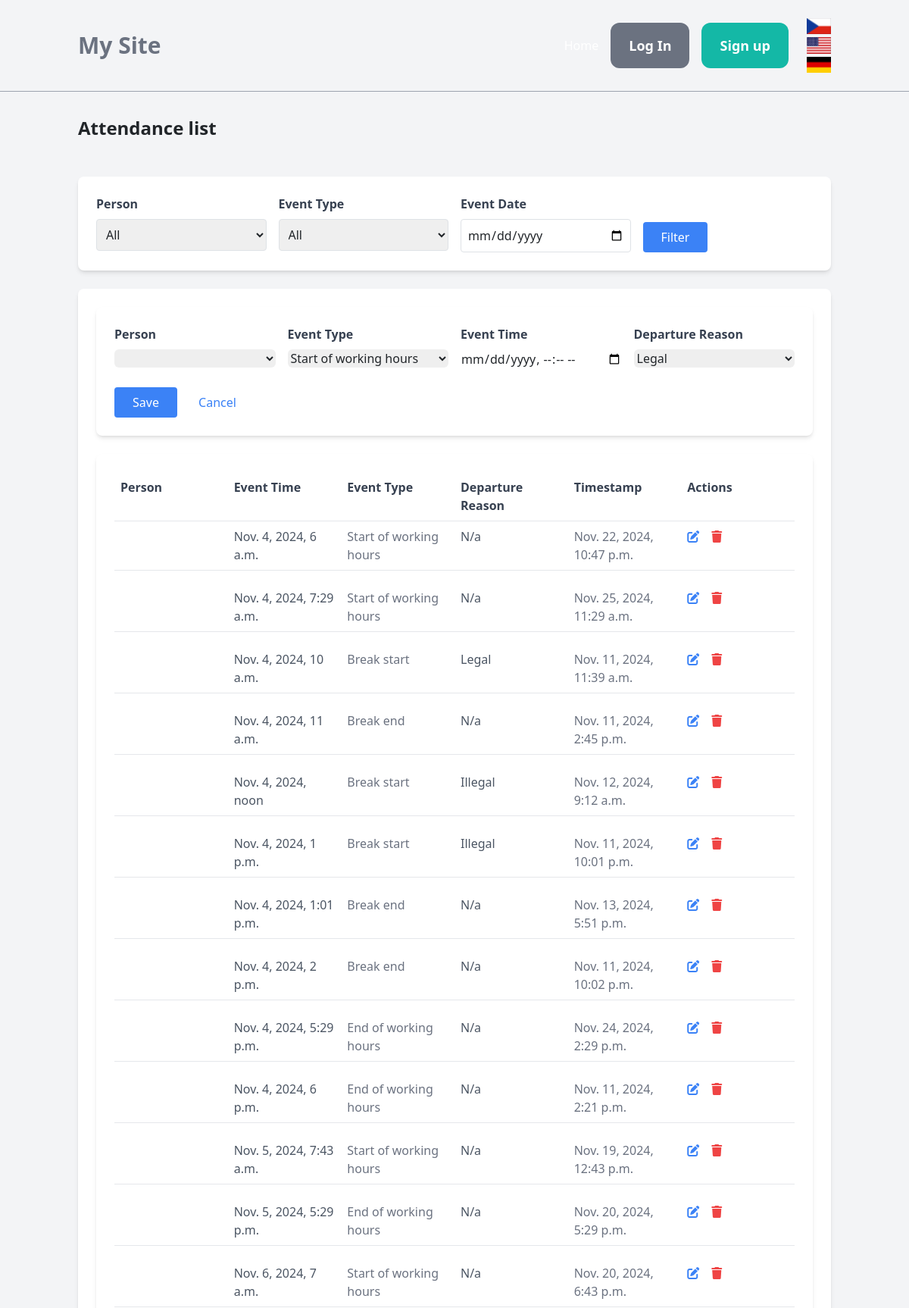
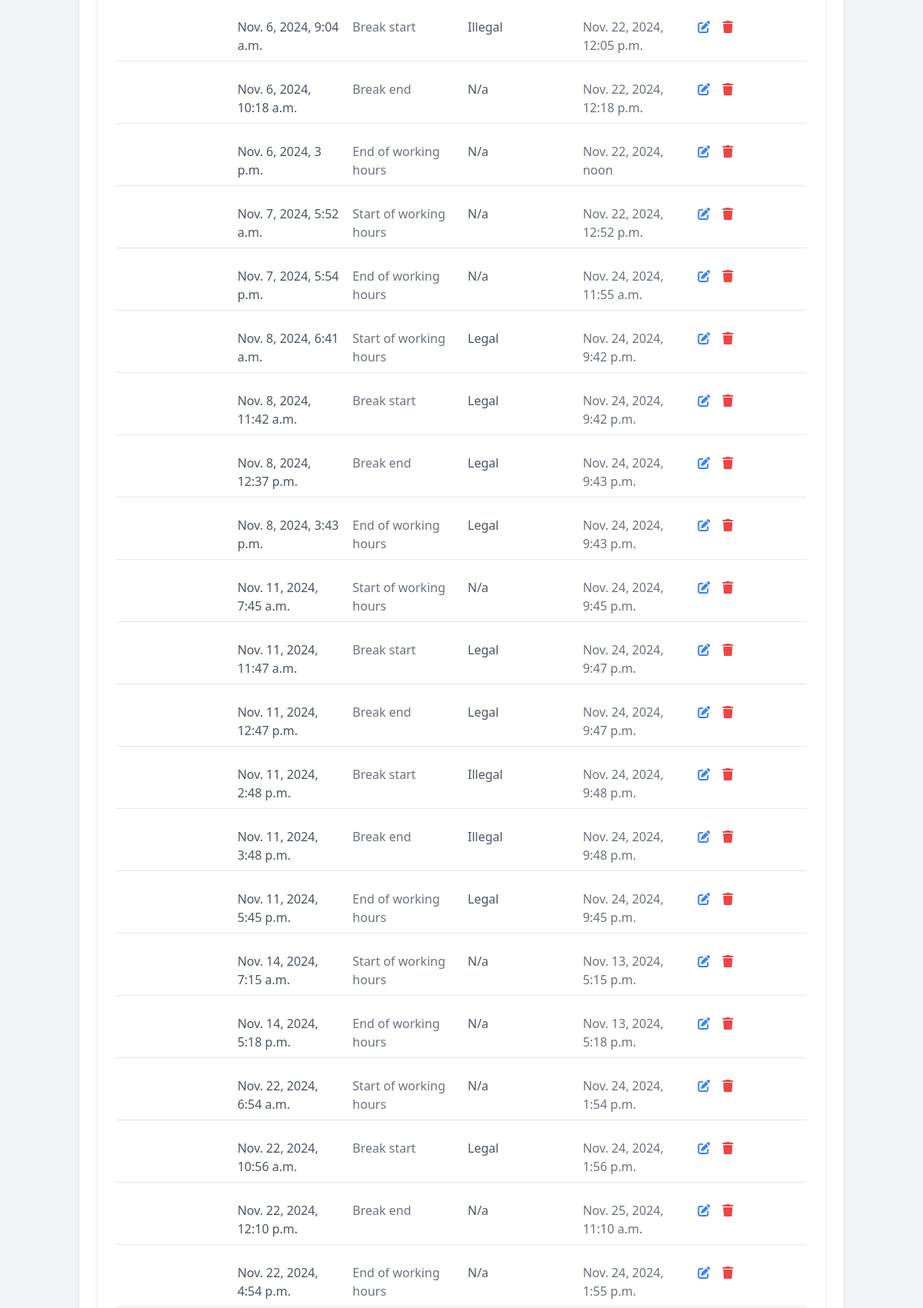
Screenshot of /api/events-list/ (upper part) with the database file from the repository (2 pictures, top to bottom).
### reader/models.py (models this page shows, shortened)
class AttendanceEvent(models.Model):
    class EventType(models.IntegerChoices):
        WORK_START = 1, _("Start of working hours")
        WORK_END = 2, _("End of working hours")
        BREAK_START = 3, _("Break start")
        BREAK_END = 4, _("Break end")
        VISIT_START = 5, _("Visit start")
        VISIT_END = 6, _("Visit end")
    class DepartureReason(models.IntegerChoices):
        NONE = 0, _("N/a")
        LEGAL = 1, _("Legal")
        ILLEGAL = 2, _("Illegal")
    person = models.ForeignKey(Person, on_delete=models.CASCADE, related_name="attendance_events")
    event_type = models.IntegerField(choices=EventType.choices)
    event_time = models.DateTimeField(default=timezone.now)
    timestamp = models.DateTimeField(default=timezone.now)
    departure_reason = models.IntegerField(choices=DepartureReason.choices, null=False, default=0,)
    class Meta:
        verbose_name = _("Attendance Event")
        verbose_name_plural = _("Attendance Events")

### reader/views.py (the view)
# urls.py: path('events-list/', events_list, name='events_list'),
def events_list(request):
    event_types = {
        1: _("Start of working hours"),
        2: _("End of working hours"),
        3: _("Break start"),
        4: _("Break end"),
        5: _("Visit start"),
        6: _("Visit end"),
    }
    departure_reasons = {
        1: _("Legal"),
        2: _("Illegal"),
    }
    persons = Person.objects.filter(attendance_events__isnull=False).distinct()
    person_unique_id = request.GET.get('person')
    event_type = request.GET.get('event_type')
    event_date = request.GET.get('event_date')  # Retrieve event_date from GET request
    events = AttendanceEvent.objects.all()
    if person_unique_id:
        events = events.filter(person__unique_id=person_unique_id)
    if event_type:
        events = events.filter(event_type=event_type)
    if event_date:
        parsed_date = parse_date(event_date)
        if parsed_date:
            events = events.filter(event_time__date=parsed_date)
    events = events.order_by('event_time')  # Use '-' for descending order (from latest to earliest)
    return render(request, 'reader/events_list.html', {
        'events': events,
        'persons': persons,
        'title': "Events List",
        'event_types': event_types,
        'departure_reasons': departure_reasons,
    })

### reader/templates/reader/events_list.html (shortened to what this page needs)
{% extends 'core/base.html' %}
{% load i18n %}
{% block content %}
    <h1 class="text-2xl font-bold mb-5">{% trans "Attendance list" %}</h1>
    <form method="get" class="bg-white shadow-md rounded-lg p-4 mb-6">
        <div class="grid grid-cols-4 gap-4">
            <div>
                <label class="block font-semibold text-gray-700" for="person">{% trans "Person" %}</label>
                <select name="person" id="person" class="w-full p-2 border rounded">
                    <option value="">{% trans "All" %}</option>
                </select>
            </div>
            <div>
                <label class="block font-semibold text-gray-700" for="event_type">{% trans "Event Type" %}</label>
                <select name="event_type" id="event_type" class="w-full p-2 border rounded">
                    <option value="">{% trans "All" %}</option>
                </select>
            </div>
            <div>
                <label class="block font-semibold text-gray-700" for="event_date">{% trans "Event Date" %}</label>
                <input type="date" name="event_date" id="event_date" class="w-full p-2 border rounded"
                       value="{{ request.GET.event_date }}">
            </div>
            <div class="flex items-end">
                <button type="submit" class="bg-blue-500 text-white px-4 py-2 rounded hover:bg-blue-600">{% trans "Filter" %}</button>
            </div>
        </div>
    </form>
    <div class="bg-white shadow-md rounded-lg p-6 mb-6">
    <form method="post"  action="{% url 'reader:create_attendance_event' %}" class="bg-white shadow-md rounded-lg p-6 mb-6">
        <div class="grid grid-cols-4 gap-4">
            <div class="col-span-1">
                <label for="person" class="block font-semibold text-gray-700">{{ _('Person') }}</label>
                <select id="person" name="person" class="block w-full border-gray-300 rounded-md">
                    {% for person in persons %}
                        <option value="{{ person.id }}">{{ person.name_second }} {{ person.name_first }}</option>
                    {% endfor %}
                </select>
            </div>
            <div class="col-span-1">
                <label for="event_type" class="block font-semibold text-gray-700">{{ _('Event Type') }}</label>
                <select id="event_type" name="event_type" class="block w-full border-gray-300 rounded-md">
                    {% if event_types %}
                        {% for key, label in event_types.items %}
                            <option value="{{ key }}">{{ label }}</option>
                        {% endfor %}
                    {% else %}
                        <option disabled>{% trans "No event types available" %}</option>
                    {% endif %}
                </select>
            </div>
            <div class="col-span-1">
                <label for="event_time" class="block font-semibold text-gray-700">{{ _('Event Time') }}</label>
                <input
                    type="datetime-local"
                    id="event_time"
                    name="event_time"
                    class="block w-full border-gray-300 rounded-md"
                >
            </div>
           <div class="col-span-1">
                <label for="departure_reason" class="block font-semibold text-gray-700">{{ _('Departure Reason') }}</label>
                <select id="departure_reason" name="departure_reason" class="block w-full border-gray-300 rounded-md">
                    {% for key, label in departure_reasons.items %}
                        <option value="{{ key }}" {% if key == "illegal" %}selected{% endif %}>{{ label }}</option>
                    {% endfor %}
                </select>
            </div>
        </div>
        <div class="mt-4">
            <button type="submit" class="bg-blue-500 text-white px-4 py-2 rounded hover:bg-blue-600">
                {% trans "Save" %}
            </button>
            <a href="{% url 'reader_i18n:events_list' %}" class="ml-4 text-blue-500 hover:underline">
                {% trans "Cancel" %}
            </a>
        </div>
    </form>
    <div class="bg-white shadow-md rounded-lg p-6">
        <div class="grid grid-cols-6 gap-4 p-2 border-b font-semibold text-gray-700">
            <span class="text-left">{% trans "Person" %}</span>
            <span>{% trans "Event Time" %}</span>
            <span>{% trans "Event Type" %}</span>
            <span>{% trans "Departure Reason" %}</span>
            <span>{% trans "Timestamp" %}</span>
            <span>{% trans "Actions" %}</span>
        </div>
        <ul class="space-y-4">
            {% for event in events %}
            <li class="p-2 border-b hover:bg-gray-100">
                <div class="grid grid-cols-6 gap-4">
                    <span class="font-semibold text-left">{{ event.person.name_second }} {{ event.person.name_first }}</span>
                    <span class="text-gray-600">{{ event.event_time }}</span>
                    <span class="text-gray-500">{{ event.get_event_type_display }}</span>
                    <span class="text-gray-600">{{ event.get_departure_reason_display }}</span>
                    <span class="text-gray-500">{{ event.timestamp }}</span>
                    <div class="flex space-x-4">
                        <a href="{% url 'reader_i18n:edit_attendance_event' event.id %}?next={{ request.get_full_path|urlencode }}" class="text-blue-500 hover:text-blue-700">
                            <i class="fas fa-edit"></i>
                        </a>
                        <form id="delete-form-{{ event.id }}" action="{% url 'reader_i18n:delete_event' event.id %}" method="post" class="text-red-500">
                            <button type="button" class="hover:text-red-700" onclick="confirmDelete({{ event.id }})">
                                <i class="fas fa-trash"></i>
                            </button>
                        </form>
                    </div>
                </div>
            </li>
            {% empty %}
            <li class="p-4 text-center text-gray-500">{% trans "No persons found." %}</li>
            {% endfor %}
        </ul>
    </div>
</body>
{% endblock %}

### rows the page displays
AttendanceEvent: event_time "Nov. 4, 2024, 6 a.m.", event_type "Start of working hours", departure_reason "N/a", timestamp "Nov. 22, 2024, 10:47 p.m."
AttendanceEvent: event_time "Nov. 4, 2024, 7:29 a.m.", event_type "Start of working hours", departure_reason "N/a", timestamp "Nov. 25, 2024, 11:29 a.m."
AttendanceEvent: event_time "Nov. 4, 2024, 10 a.m.", event_type "Break start", departure_reason "Legal", timestamp "Nov. 11, 2024, 11:39 a.m."
AttendanceEvent: event_time "Nov. 4, 2024, 11 a.m.", event_type "Break end", departure_reason "N/a", timestamp "Nov. 11, 2024, 2:45 p.m."
AttendanceEvent: event_time "Nov. 4, 2024, noon", event_type "Break start", departure_reason "Illegal", timestamp "Nov. 12, 2024, 9:12 a.m."
AttendanceEvent: event_time "Nov. 4, 2024, 1 p.m.", event_type "Break start", departure_reason "Illegal", timestamp "Nov. 11, 2024, 10:01 p.m."
AttendanceEvent: event_time "Nov. 4, 2024, 1:01 p.m.", event_type "Break end", departure_reason "N/a", timestamp "Nov. 13, 2024, 5:51 p.m."
AttendanceEvent: event_time "Nov. 4, 2024, 2 p.m.", event_type "Break end", departure_reason "N/a", timestamp "Nov. 11, 2024, 10:02 p.m."
AttendanceEvent: event_time "Nov. 4, 2024, 5:29 p.m.", event_type "End of working hours", departure_reason "N/a", timestamp "Nov. 24, 2024, 2:29 p.m."
AttendanceEvent: event_time "Nov. 4, 2024, 6 p.m.", event_type "End of working hours", departure_reason "N/a", timestamp "Nov. 11, 2024, 2:21 p.m."
AttendanceEvent: event_time "Nov. 5, 2024, 7:43 a.m.", event_type "Start of working hours", departure_reason "N/a", timestamp "Nov. 19, 2024, 12:43 p.m."
AttendanceEvent: event_time "Nov. 5, 2024, 5:29 p.m.", event_type "End of working hours", departure_reason "N/a", timestamp "Nov. 20, 2024, 5:29 p.m."
AttendanceEvent: event_time "Nov. 6, 2024, 7 a.m.", event_type "Start of working hours", departure_reason "N/a", timestamp "Nov. 20, 2024, 6:43 p.m."
AttendanceEvent: event_time "Nov. 6, 2024, 9:04 a.m.", event_type "Break start", departure_reason "Illegal", timestamp "Nov. 22, 2024, 12:05 p.m."
AttendanceEvent: event_time "Nov. 6, 2024, 10:18 a.m.", event_type "Break end", departure_reason "N/a", timestamp "Nov. 22, 2024, 12:18 p.m."
AttendanceEvent: event_time "Nov. 6, 2024, 3 p.m.", event_type "End of working hours", departure_reason "N/a", timestamp "Nov. 22, 2024, noon"
AttendanceEvent: event_time "Nov. 7, 2024, 5:52 a.m.", event_type "Start of working hours", departure_reason "N/a", timestamp "Nov. 22, 2024, 12:52 p.m."
AttendanceEvent: event_time "Nov. 7, 2024, 5:54 p.m.", event_type "End of working hours", departure_reason "N/a", timestamp "Nov. 24, 2024, 11:55 a.m."
AttendanceEvent: event_time "Nov. 8, 2024, 6:41 a.m.", event_type "Start of working hours", departure_reason "Legal", timestamp "Nov. 24, 2024, 9:42 p.m."
AttendanceEvent: event_time "Nov. 8, 2024, 11:42 a.m.", event_type "Break start", departure_reason "Legal", timestamp "Nov. 24, 2024, 9:42 p.m."
AttendanceEvent: event_time "Nov. 8, 2024, 12:37 p.m.", event_type "Break end", departure_reason "Legal", timestamp "Nov. 24, 2024, 9:43 p.m."
AttendanceEvent: event_time "Nov. 8, 2024, 3:43 p.m.", event_type "End of working hours", departure_reason "Legal", timestamp "Nov. 24, 2024, 9:43 p.m."
AttendanceEvent: event_time "Nov. 11, 2024, 7:45 a.m.", event_type "Start of working hours", departure_reason "N/a", timestamp "Nov. 24, 2024, 9:45 p.m."
AttendanceEvent: event_time "Nov. 11, 2024, 11:47 a.m.", event_type "Break start", departure_reason "Legal", timestamp "Nov. 24, 2024, 9:47 p.m."
AttendanceEvent: event_time "Nov. 11, 2024, 12:47 p.m.", event_type "Break end", departure_reason "Legal", timestamp "Nov. 24, 2024, 9:47 p.m."
AttendanceEvent: event_time "Nov. 11, 2024, 2:48 p.m.", event_type "Break start", departure_reason "Illegal", timestamp "Nov. 24, 2024, 9:48 p.m."
AttendanceEvent: event_time "Nov. 11, 2024, 3:48 p.m.", event_type "Break end", departure_reason "Illegal", timestamp "Nov. 24, 2024, 9:48 p.m."
AttendanceEvent: event_time "Nov. 11, 2024, 5:45 p.m.", event_type "End of working hours", departure_reason "Legal", timestamp "Nov. 24, 2024, 9:45 p.m."
AttendanceEvent: event_time "Nov. 14, 2024, 7:15 a.m.", event_type "Start of working hours", departure_reason "N/a", timestamp "Nov. 13, 2024, 5:15 p.m."
AttendanceEvent: event_time "Nov. 14, 2024, 5:18 p.m.", event_type "End of working hours", departure_reason "N/a", timestamp "Nov. 13, 2024, 5:18 p.m."
AttendanceEvent: event_time "Nov. 22, 2024, 6:54 a.m.", event_type "Start of working hours", departure_reason "N/a", timestamp "Nov. 24, 2024, 1:54 p.m."
AttendanceEvent: event_time "Nov. 22, 2024, 10:56 a.m.", event_type "Break start", departure_reason "Legal", timestamp "Nov. 24, 2024, 1:56 p.m."
AttendanceEvent: event_time "Nov. 22, 2024, 12:10 p.m.", event_type "Break end", departure_reason "N/a", timestamp "Nov. 25, 2024, 11:10 a.m."
AttendanceEvent: event_time "Nov. 22, 2024, 4:54 p.m.", event_type "End of working hours", departure_reason "N/a", timestamp "Nov. 24, 2024, 1:55 p.m."

### other values shown
form field event_type "Start of working hours"
form field departure_reason "Legal"
